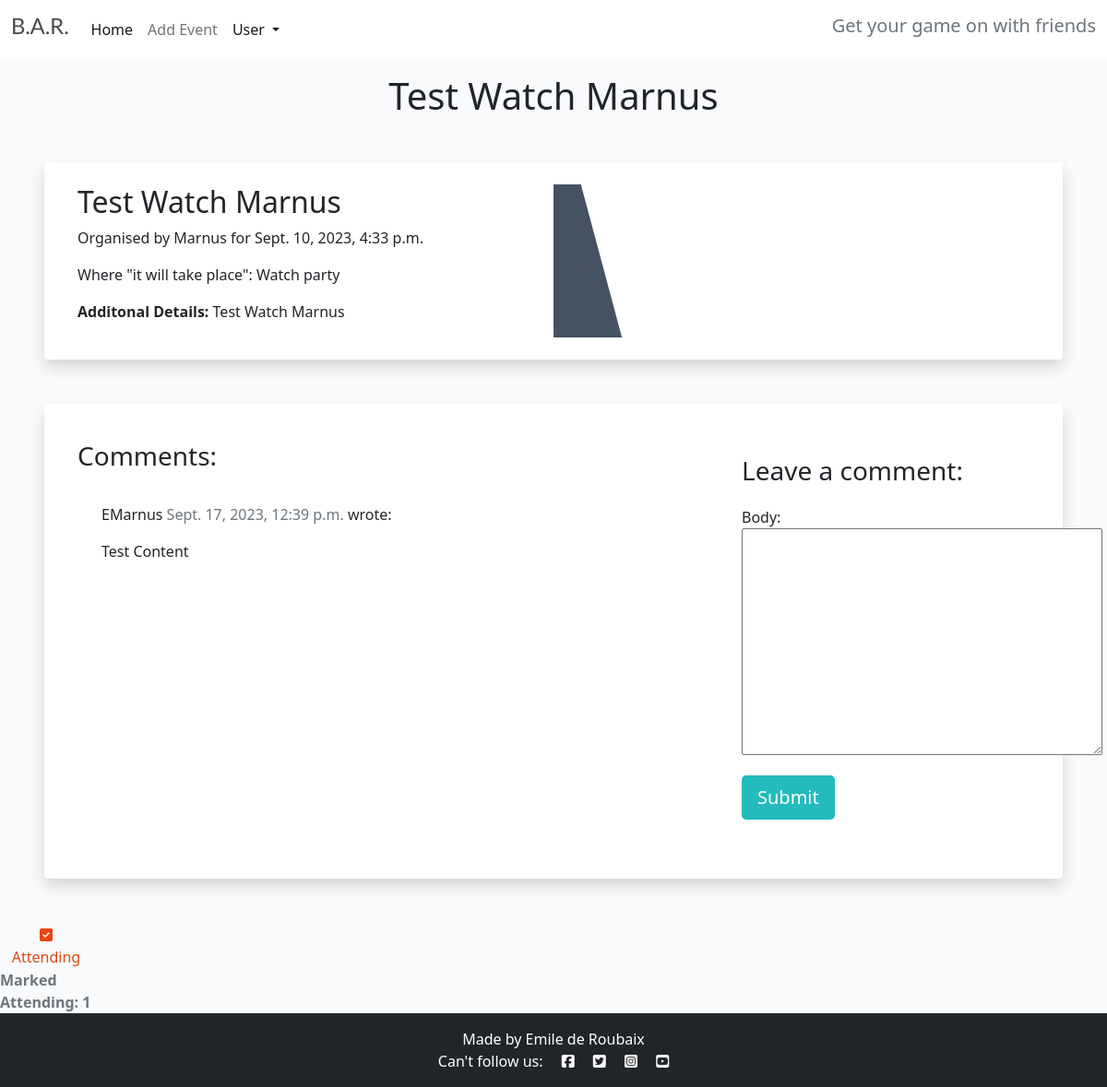
/booking-details/11 (signed in), run on the app's committed database.
### game_dates/models.py (models this page shows, shortened)
class Appointment(models.Model):
    user = models.ForeignKey(
        User, on_delete=models.CASCADE, null=True, blank=True)
    type = models.CharField(
        max_length=50, choices=SERVICE_CHOICES, default="Online gaming")
    day = models.DateField(default=datetime.now)
    time = models.CharField(
        max_length=24, choices=TIME_CHOICES)
    updated_on = models.DateTimeField(auto_now=True)
    description = models.CharField(
        max_length=50, null=True)
    content = models.TextField()
    created_on = models.DateTimeField(auto_now_add=True)
    approved = models.BooleanField(default=True)
    attending = models.ManyToManyField(
        User, related_name='event_attending', blank=True)
    class Meta:
        ordering = ["-created_on"]
    def number_of_attendees(self):
        return self.attending.count()

class Comment(models.Model):
    post = models.ForeignKey(Appointment, on_delete=models.CASCADE,
                             related_name="comments")
    name = models.CharField(max_length=80)
    email = models.EmailField(blank=True)
    body = models.TextField()
    created_on = models.DateTimeField(auto_now_add=True)
    approved = models.BooleanField(default=True)
    class Meta:
        ordering = ["created_on"]

### game_dates/views.py (the view)
# urls.py: path('booking-details/<booking_id>', views.bookingDetails, name='bookingDetails'),
def bookingDetails(request, booking_id):
    booking = Appointment.objects.get(pk=booking_id)
    comments = booking.comments.filter(approved=True).order_by('created_on')
    attending = booking.number_of_attendees()
    new_comment = None
    if request.method == 'POST':
        comment_form = CommentForm(data=request.POST)
        if comment_form.is_valid():
            new_comment = comment_form.save(commit=False)
            new_comment.name = request.user
            new_comment.post = Appointment.objects.get(id=booking_id)
            new_comment.save()
    else:
        comment_form = CommentForm()
    return render(request, 'bookingDetails.html', {
        'booking': booking,
        'comments': comments,
        'comment_form': comment_form,
        'attending': attending
        })

### game_dates/forms.py
class CommentForm(forms.ModelForm):
    class Meta:
        model = Comment
        fields = ('body',)

### game_dates/templates/bookingDetails.html (shortened to what this page needs)
{% extends "base.html" %}
{% block content %}
{% load crispy_forms_tags %}
{% if user.is_authenticated %}
<h1 class="text-center  mt-3">{{ booking.description }}</h1>
<div class="shadow p-4 mb-5 bg-body bg-body rounded text-black  m-5 ">
    <div class="">
        <div class="container">
            <div class="row g-0">
                <div class="col-md-6 ">
                    <h2 class="">{{ booking.description }}</h2>
                    <p class="">Organised by {{ booking.user }} for {{ booking.created_on }}</p>
                    <p class="">Where "it will take place": {{ booking.type }}</p>
                    <p class=""><strong>Additonal Details:</strong> {{ booking.content }}</p>
                </div>
                <div class="d-none d-md-block col-md-6 masthead-image">
                    <img src="https://codeinstitute.s3.amazonaws.com/fullstack/blog/default.jpg" width="100%">
                </div>
            </div>
        </div>
    </div>
</div>
<div class="shadow p-4 mb-5 bg-body bg-body rounded text-black  m-5 ">
    <div class="container">
        <div class="row">
            <div class="col-md-8 card mb-4  mt-3 ">
                <h3>Comments:</h3>
                <div class="card-body">
                    {% for comment in comments %}
                    <div class="comments" style="padding: 10px;">
                        <p class="font-weight-bold">
                            {{ comment.name }}
                            <span class=" text-muted font-weight-normal">
                                {{ comment.created_on }}
                            </span> wrote:
                        </p>
                        {{  comment.body | linebreaks }}
                    </div>
                    {% endfor %}
                </div>
            </div>
            <div class="col-md-4 card mb-4  mt-3 ">
                <div class="card-body">
                    {% if new_comment %}
                    <div class="alert alert-success" role="alert">
                        Your comment is awaiting approval
                    </div>
                    {% else %}
                    <h3>Leave a comment:</h3>
                    <form method="post" style="margin-top: 1.3em;">
                        {{ comment_form.as_p }}
                        <button type="submit" class="btn btn-signup btn-lg">Submit</button>
                    </form>
                    {% endif %}
                </div>
            </div>
        </div>
    </div>
</div>
<div class="col-1">
    <strong>
        {% if user.is_authenticated %}
        <form class="d-inline" action="{% url 'attending' booking.id %}" method="POST">
            {% if attending %}
            <button type="submit" name="booking_id" value="{{booking.id}}" class="btn-like"><i class="fa-solid fa-square-check"></i> Attending</button>
            {% else %}
            <button type="submit" name="booking_id" value="{{booking.id}}" class="btn-like"><i class="fa-regular fa-square-check"></i> Not Marked as Attending</button>
            {% endif %}
        </form>
        {% else %}
        <span class="text-secondary"><i class="far fa-heart"></i></span>
        {% endif %}
    <span class="text-secondary">Marked Attending: {{ attending }} </span>
    </strong>
</div>
{% else %}
<div class="shadow p-4 mb-5 bg-body bg-body rounded text-black  m-5 ">
    <h1 class="p-2  me-3">You Are Not Signed in!</h1>
    <a href="{% url 'register' %}" class="btn btn-primary shadow text-center">Sign in</a>
</div>
{% endif %}
{% endblock %}

### static/css/style.css (style rules this page uses)
body { background-color: #F9FAFC; }
.main-bg { background-color: #F9FAFC; }
.card { border: none; background-color: transparent; }
.masthead-image { position: relative; overflow: hidden; }
.masthead-image:after { content: ""; position: absolute; top: 0; right: 90%; height: 100%; width: 150%; background: #445261; -webkit-transform: skew(15deg); -moz-transform: skew(15deg); transform: skew(15deg); z-index: 100; }
.btn-signup { background-color: #23BBBB; color: #fff; }
.btn-like { color: #E84610; border: none; background: transparent; }

### data on the page
Appointment: description "Test Watch Marnus", user "Marnus", created_on "Sept. 10, 2023, 4:33 p.m.", type "Watch party", content "Test Watch Marnus"
Comment: name "EMarnus", created_on "Sept. 17, 2023, 12:39 p.m.", body "Test Content"

### other printed values
{{ attending }} "1"
